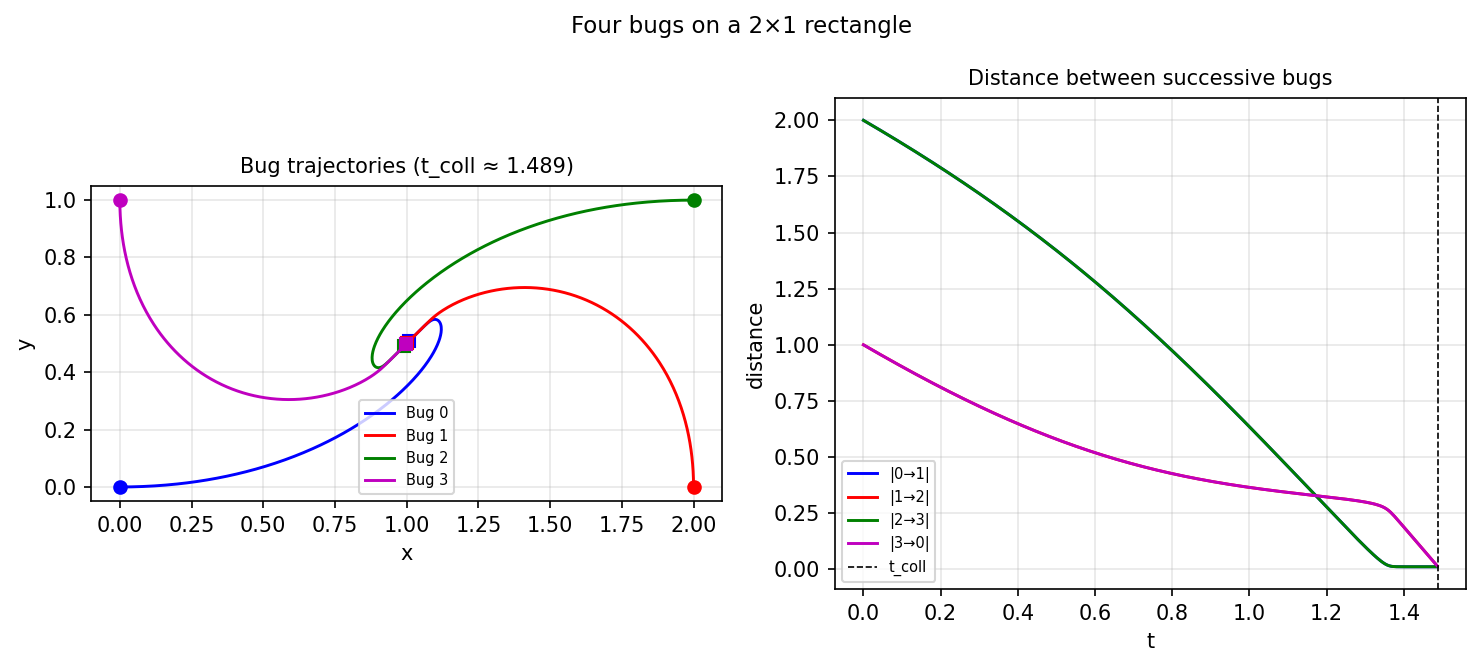

Generate this figure with Python:
"""Four bugs on a rectangle.

Four bugs start at corners of a 2×1 rectangle, each chasing the next.
We find when the first collision occurs by solving the ODE system.

Credit: Chebfun example ode-nonlin/FourBugs.m (Hrothgar, Nov 2013).
Original MATLAB Chebfun: Copyright 2017 by The University of Oxford and
The Chebfun Developers. See https://www.chebfun.org/ for Chebfun information.
"""
import os; os.environ.setdefault("XLA_PYTHON_CLIENT_PREALLOCATE", "false")

import matplotlib
matplotlib.use("Agg")
import matplotlib.pyplot as plt
import jax.numpy as jnp
import numpy as np
from scipy.integrate import solve_ivp
import sys, os
sys.path.insert(0, os.path.join(os.path.dirname(__file__), '..', '..', 'src'))

import chebfunjax as cj


def run():
    print("=" * 60)
    print("Four bugs on a rectangle")
    print("=" * 60)

    # Initial positions: corners of 2x1 rectangle
    # Bug 0: (0,0), Bug 1: (2,0), Bug 2: (2,1), Bug 3: (0,1)
    # Each bug chases the next (cyclically)
    x0 = np.array([0.0, 2.0, 2.0, 0.0])
    y0 = np.array([0.0, 0.0, 1.0, 1.0])

    def rhs(t, state):
        x = state[0:4]
        y = state[4:8]
        # Each bug chases the next: bug i chases bug (i+1)%4
        dx = np.zeros(4)
        dy = np.zeros(4)
        for i in range(4):
            j = (i + 1) % 4
            d = np.sqrt((x[j]-x[i])**2 + (y[j]-y[i])**2)
            if d < 1e-10:
                continue
            dx[i] = (x[j] - x[i]) / d
            dy[i] = (y[j] - y[i]) / d
        return list(dx) + list(dy)

    def min_dist(state):
        x = state[0:4]
        y = state[4:8]
        dists = []
        for i in range(4):
            j = (i + 1) % 4
            dists.append(np.sqrt((x[j]-x[i])**2 + (y[j]-y[i])**2))
        return min(dists)

    # Event: collision (min distance < threshold)
    def event_collision(t, state):
        return min_dist(state) - 0.01
    event_collision.terminal = True
    event_collision.direction = -1

    state0 = list(x0) + list(y0)
    sol = solve_ivp(rhs, [0, 5.0], state0, events=event_collision,
                    rtol=1e-9, atol=1e-11, max_step=0.01,
                    t_eval=np.linspace(0, 5.0, 1000))

    t_all = sol.t
    x_all = sol.y[0:4, :]
    y_all = sol.y[4:8, :]

    t_coll = sol.t_events[0][0] if len(sol.t_events[0]) > 0 else t_all[-1]
    print(f"\nCollision time: t ≈ {t_coll:.6f}")
    print(f"  (For a square with side 1: t = 0.5;  for 2x1 rectangle: larger)")
    assert 0.5 < t_coll < 4.0  # collision should happen between 0.5 and 4 seconds

    # Final positions (at collision)
    x_final = x_all[:, -1]
    y_final = y_all[:, -1]
    center = np.array([np.mean(x_final), np.mean(y_final)])
    print(f"  Collision point ≈ {center}")

    # --- Plot -------------------------------------------------------
    _here = os.path.dirname(os.path.abspath(__file__))
    fig, axes = plt.subplots(1, 2, figsize=(10, 4.5))

    colors = ['b', 'r', 'g', 'm']
    for i in range(4):
        axes[0].plot(x_all[i], y_all[i], color=colors[i], linewidth=1.4,
                     label=f"Bug {i}")
        axes[0].plot(x_all[i, 0], y_all[i, 0], 'o', color=colors[i], markersize=6)
        axes[0].plot(x_all[i, -1], y_all[i, -1], 's', color=colors[i], markersize=6)
    axes[0].set_aspect('equal')
    axes[0].set_xlabel("x"); axes[0].set_ylabel("y")
    axes[0].set_title(f"Bug trajectories (t_coll ≈ {t_coll:.3f})", fontsize=10)
    axes[0].legend(fontsize=7); axes[0].grid(True, alpha=0.3)

    # Distance between successive bugs vs time
    for i in range(4):
        j = (i + 1) % 4
        dist = np.sqrt((x_all[j] - x_all[i])**2 + (y_all[j] - y_all[i])**2)
        axes[1].plot(t_all, dist, color=colors[i], linewidth=1.4, label=f"|{i}→{j}|")
    axes[1].axvline(t_coll, color='k', linestyle='--', linewidth=0.8, label=f"t_coll")
    axes[1].set_xlabel("t"); axes[1].set_ylabel("distance")
    axes[1].set_title("Distance between successive bugs", fontsize=10)
    axes[1].legend(fontsize=7); axes[1].grid(True, alpha=0.3)

    fig.suptitle("Four bugs on a 2×1 rectangle", fontsize=11)
    fig.tight_layout()
    fig.savefig(os.path.join(_here, "four_bugs.png"), dpi=150, bbox_inches="tight")
    plt.close(fig)

    print("\nAll assertions passed.")
    return True


if __name__ == "__main__":
    run()
